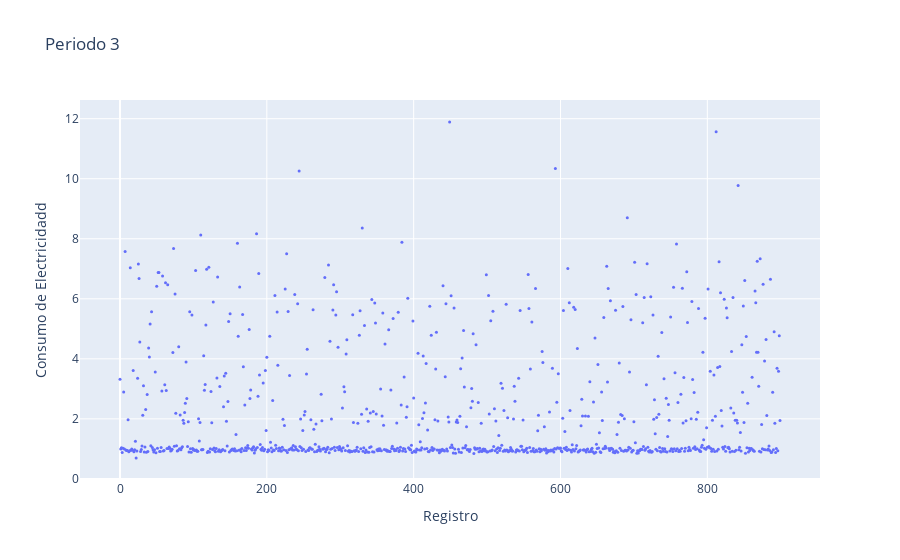

Notebook source saved alongside this figure:
### Markdown cell above
No hay periodicidad.
### Periodo 3

### Code cell
# Crea la figura
fig = go.Figure()

# Añade el gráfico de dispersión
fig.add_trace(go.Scatter(
    x=[int(i) for i in range(consumo_periodo3.shape[0])], 
    y=consumo_periodo3, 
    mode='markers', 
    marker=dict(size=3),
    name='Consumo'
))

# Configura el diseño de la figura
fig.update_layout(
    title='Periodo 3',
    xaxis=dict(title='Registro'),
    yaxis=dict(title='Consumo de Electricidadd')
)

# Muestra la figura
fig.show()

### Figure 1 — Plotly figure (JSON) as saved in the notebook; plotly's stock layout.template omitted (floating-point values rounded to 4 significant figures; data arrays with more than 128 entries replaced by an {"elided": "..."} marker saying what was removed)
{"data": [{"marker": {"size": 3}, "mode": "markers", "name": "Consumo", "type": "scatter", "x": {"elided": "900 int values"}, "y": {"elided": "900 float values"}}], "layout": {"title": {"text": "Periodo 3"}, "xaxis": {"title": {"text": "Registro"}}, "yaxis": {"title": {"text": "Consumo de Electricidadd"}}}}
